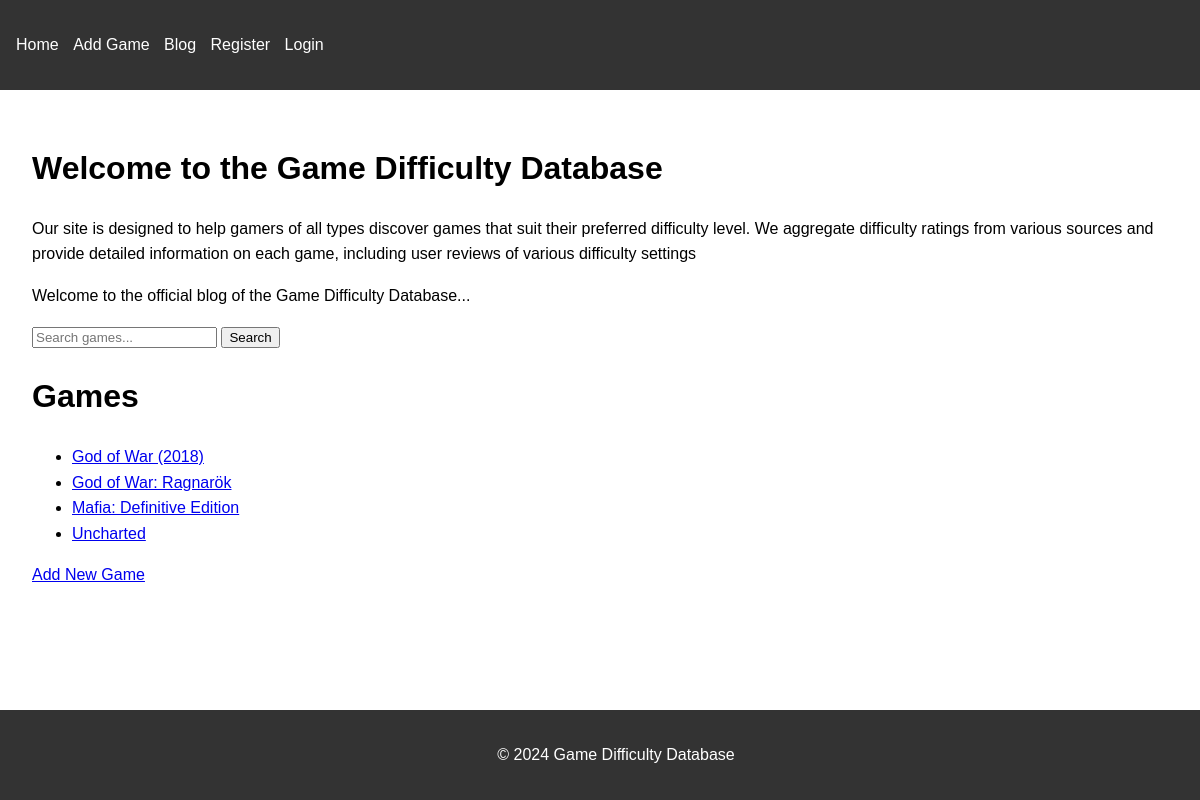
The page / on the database its author committed.
### game_difficulty_database/models.py (models this page shows, shortened)
class Game(models.Model):
    DIFFICULTY_CHOICES = [
        ('extremely_easy', 'Extremely Easy'),
        ('very_easy', 'Very Easy'),
        ('easy', 'Easy'),
        ('somewhat_easy', 'Somewhat Easy'),
        ('normal', 'Normal'),
        ('somewhat_hard', 'Somewhat Hard'),
        ('hard', 'Hard'),
        ('very_hard', 'Very Hard'),
        ('extremely_hard', 'Extremely Hard'),
    ]
    name = models.CharField(max_length=255)
    description = models.TextField(blank=True)
    default_difficulty = models.CharField(max_length=20, choices=DIFFICULTY_CHOICES, default='normal')
    image = CloudinaryField('image', null=True, blank=True)
    added_by = models.ForeignKey(User, on_delete=models.SET_NULL, null=True, blank=True)

### game_difficulty_database/views.py (the view)
# urls.py: path('', views.game_list, name='game_list'),
def game_list(request):
    games = Game.objects.all().order_by('name')
    query = request.GET.get('q')
    if query:
        games = games.filter(
            Q(name__icontains=query) |
            Q(description__icontains=query)
        )
    introduction_text = "Welcome to the official blog of the Game Difficulty Database..."
    return render(request, 'game_difficulty_database/game_list.html', {
        'games': games,
        'introduction_text': introduction_text,
        'query': query,
    })

### Game_Datebase/context_processors.py (called while the page is built)
def home_url(request):
    return {'home_url': reverse('game_list')}

### game_difficulty_database/templates/game_difficulty_database/game_list.html
{% extends 'base.html' %}
{% block content %}
<div class="introduction">
    <h1>Welcome to the Game Difficulty Database</h1>
    <p class="subheading">Our site is designed to help gamers of all types discover games that suit their preferred difficulty level. We aggregate difficulty ratings from various sources and provide detailed information on each game, including user reviews of various difficulty settings</p>
    <p>{{ introduction_text }}</p>
</div>
<form method="GET" action="{% url 'game_list' %}">
    <input type="text" name="q" value="{{ query|default:'' }}" placeholder="Search games...">
    <button type="submit">Search</button>
</form>
<div class="game-list">
    <h1>Games</h1>
    {% if games %}
        <ul>
        {% for game in games %}
            <li><a href="{% url 'game_detail' game.id %}">{{ game.name }}</a></li>
        {% endfor %}
        </ul>
    {% else %}
        <p>No games available at the moment.</p>
    {% endif %}
</div>
<div class="add-game">
    <a href="{% url 'add_game' %}" class="btn btn-primary">Add New Game</a>
</div>
{% endblock %}

### static/css/style.css (style rules this page uses)
body { font-family: Arial, sans-serif; line-height: 1.6; margin: 0; padding: 0; }

### rows shown on the page
Game: name "God of War (2018)"
Game: name "God of War: Ragnarök"
Game: name "Mafia: Definitive Edition"
Game: name "Uncharted"

### other values the page prints
{{ introduction_text }} "Welcome to the official blog of the Game Difficulty Database..."
